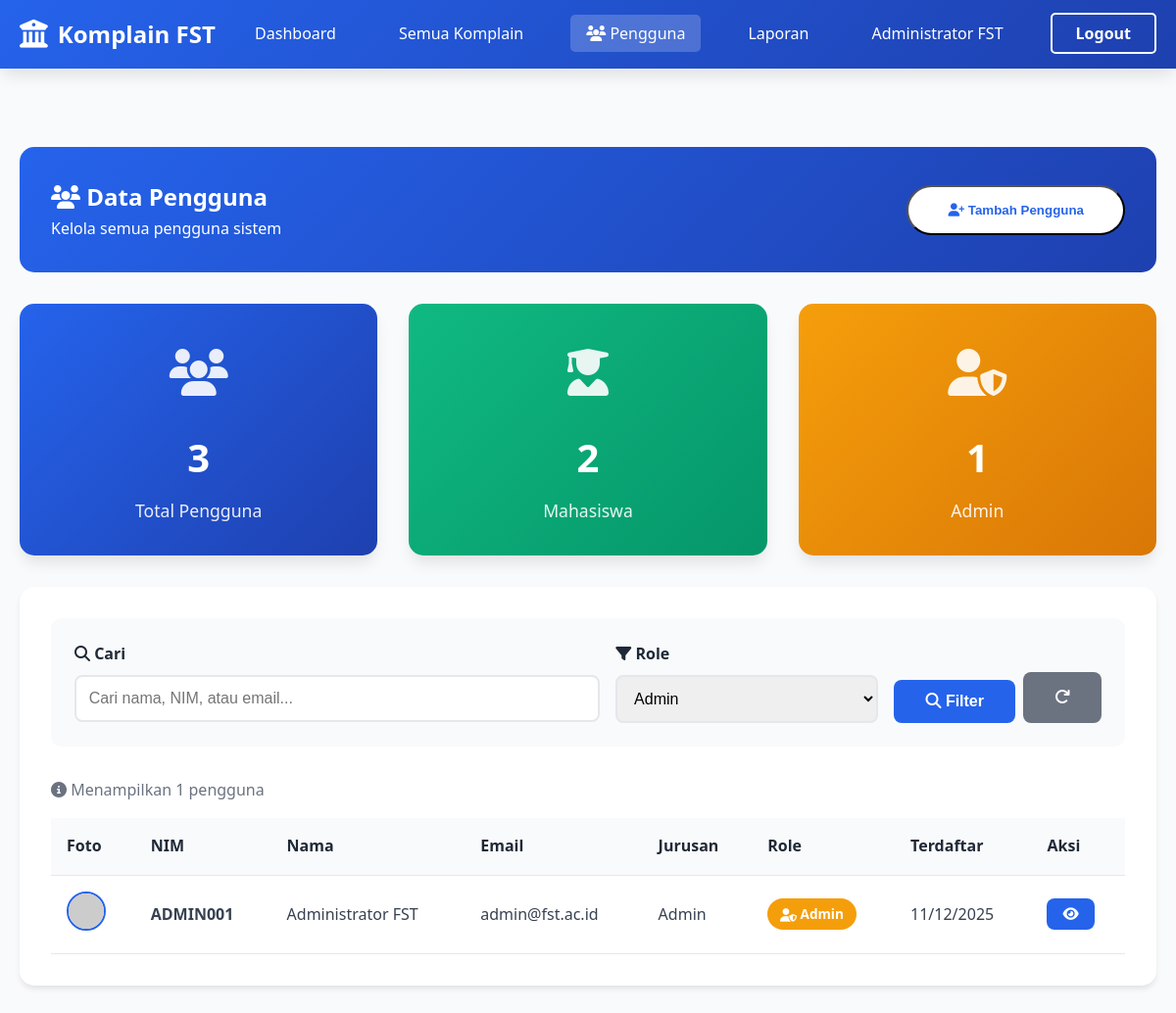
/pengguna.php?role=admin (signed in), run on the app's committed database.
### tables this page shows
CREATE TABLE IF NOT EXISTS users (
    id INT PRIMARY KEY AUTO_INCREMENT,
    nim VARCHAR(20) UNIQUE NOT NULL,
    nama VARCHAR(100) NOT NULL,
    email VARCHAR(100) UNIQUE NOT NULL,
    password VARCHAR(255) NOT NULL,
    jurusan VARCHAR(50) NOT NULL,
    no_telp VARCHAR(15),
    role ENUM('mahasiswa', 'admin') DEFAULT 'mahasiswa',
    foto_profil VARCHAR(255) DEFAULT 'default.jpg',
    created_at TIMESTAMP DEFAULT CURRENT_TIMESTAMP
);

### config.php (called while the page is built, shortened)
<?php
$conn = mysqli_connect(DB_HOST, DB_USER, DB_PASS, DB_NAME);
mysqli_set_charset($conn, "utf8mb4");
function clean($data) {
    global $conn;
    return mysqli_real_escape_string($conn, htmlspecialchars(trim($data)));
}
?>

### pengguna.php (the view, shortened to what this page needs)
<?php
require_once 'config.php';
$role_filter = isset($_GET['role']) ? clean($_GET['role']) : '';
$search = isset($_GET['search']) ? clean($_GET['search']) : '';
$query = "SELECT * FROM users WHERE 1=1";
if($role_filter) {
    $query .= " AND role='$role_filter'";
}
$query .= " ORDER BY created_at DESC";
$result = mysqli_query($conn, $query);
$total_users = mysqli_fetch_assoc(mysqli_query($conn, "SELECT COUNT(*) as total FROM users"))['total'];
$total_mahasiswa = mysqli_fetch_assoc(mysqli_query($conn, "SELECT COUNT(*) as total FROM users WHERE role='mahasiswa'"))['total'];
$total_admin = mysqli_fetch_assoc(mysqli_query($conn, "SELECT COUNT(*) as total FROM users WHERE role='admin'"))['total'];
?>
<!DOCTYPE html>
<html lang="id">
<head>
    <link rel="stylesheet" href="css/style.css">
    <link rel="stylesheet" href="https://cdnjs.cloudflare.com/ajax/libs/font-awesome/6.4.0/css/all.min.css">
</head>
<body>
    <nav class="navbar">
        <div class="container">
            <div class="nav-brand">
                <i class="fas fa-university"></i>
                <span>Komplain FST</span>
            </div>
            <ul class="nav-menu">
                <li><a href="dashboard.php">Dashboard</a></li>
                <li><a href="komplain-saya.php">Semua Komplain</a></li>
                <li><a href="pengguna.php" class="active"><i class="fas fa-users"></i> Pengguna</a></li>
                <li><a href="laporan.php">Laporan</a></li>
                <li><a href="profil.php"><?php echo $_SESSION['nama']; ?></a></li>
                <li><a href="logout.php" class="btn-nav-outline">Logout</a></li>
            </ul>
        </div>
    </nav>
    <section class="dashboard">
        <div class="container">
            <div class="dashboard-header">
                <div>
                    <h1><i class="fas fa-users"></i> Data Pengguna</h1>
                    <p>Kelola semua pengguna sistem</p>
                </div>
                <button onclick="document.getElementById('addUserModal').style.display='block'" class="btn-primary">
                    <i class="fas fa-user-plus"></i> Tambah Pengguna
                </button>
            </div>
            <div class="stats-grid" style="margin-bottom: 2rem; grid-template-columns: repeat(auto-fit, minmax(250px, 1fr));">
                <div class="stat-card">
                    <div class="stat-icon"><i class="fas fa-users"></i></div>
                    <h3 class="stat-number"><?php echo $total_users; ?></h3>
                    <p class="stat-label">Total Pengguna</p>
                </div>
                <div class="stat-card" style="background: linear-gradient(135deg, #10b981, #059669);">
                    <div class="stat-icon"><i class="fas fa-user-graduate"></i></div>
                    <h3 class="stat-number"><?php echo $total_mahasiswa; ?></h3>
                    <p class="stat-label">Mahasiswa</p>
                </div>
                <div class="stat-card" style="background: linear-gradient(135deg, #f59e0b, #d97706);">
                    <div class="stat-icon"><i class="fas fa-user-shield"></i></div>
                    <h3 class="stat-number"><?php echo $total_admin; ?></h3>
                    <p class="stat-label">Admin</p>
                </div>
            </div>
            <div class="card">
                <div style="padding: 1.5rem; background: #f9fafb; border-radius: 10px; margin-bottom: 2rem;">
                    <form method="GET" action="">
                        <div style="display: grid; grid-template-columns: 2fr 1fr auto; gap: 1rem;">
                            <div class="form-group" style="margin-bottom: 0;">
                                <label for="search"><i class="fas fa-search"></i> Cari</label>
                                <input type="text" id="search" name="search" class="form-control"
                                       placeholder="Cari nama, NIM, atau email..." value="<?php echo $search; ?>">
                            </div>
                            <div class="form-group" style="margin-bottom: 0;">
                                <label for="role"><i class="fas fa-filter"></i> Role</label>
                                <select id="role" name="role" class="form-control">
                                    <option value="admin" <?php echo $role_filter == 'admin' ? 'selected' : ''; ?>>Admin</option>
                                </select>
                            </div>
                            <div style="display: flex; gap: 0.5rem; align-items: end;">
                                <button type="submit" class="btn btn-primary-form">
                                    <i class="fas fa-search"></i> Filter
                                </button>
                                <a href="pengguna.php" class="btn" style="background: #6b7280; color: white;">
                                    <i class="fas fa-redo"></i>
                                </a>
                            </div>
                        </div>
                    </form>
                </div>
                <div style="padding: 0 0 1rem 0; color: #6b7280;">
                    <i class="fas fa-info-circle"></i>
                    Menampilkan <?php echo mysqli_num_rows($result); ?> pengguna
                </div>
                <?php if(mysqli_num_rows($result) > 0): ?>
                <div style="overflow-x: auto;">
                    <table class="table">
                        <thead>
                            <tr>
                                <th>Foto</th>
                                <th>NIM</th>
                                <th>Nama</th>
                                <th>Email</th>
                                <th>Jurusan</th>
                                <th>Role</th>
                                <th>Terdaftar</th>
                                <th>Aksi</th>
                            </tr>
                        </thead>
                        <tbody>
                            <?php while($user = mysqli_fetch_assoc($result)): ?>
                            <tr>
                                <td>
                                    <img src="https://ui-avatars.com/api/?name=<?php echo urlencode($user['nama']); ?>&size=40&background=2563eb&color=fff"
                                         style="width: 40px; height: 40px; border-radius: 50%; border: 2px solid var(--primary);">
                                </td>
                                <td><strong><?php echo $user['nim']; ?></strong></td>
                                <td><?php echo $user['nama']; ?></td>
                                <td><?php echo $user['email']; ?></td>
                                <td><?php echo $user['jurusan']; ?></td>
                                <td>
                                    <span class="badge" style="<?php echo $user['role'] == 'admin' ? 'background: #f59e0b; color: white;' : 'background: #10b981; color: white;'; ?>">
                                        <i class="fas fa-<?php echo $user['role'] == 'admin' ? 'user-shield' : 'user-graduate'; ?>"></i>
                                        <?php echo ucfirst($user['role']); ?>
                                    </span>
                                </td>
                                <td><?php echo date('d/m/Y', strtotime($user['created_at'])); ?></td>
                                <td>
                                    <div style="display: flex; gap: 0.5rem;">
                                        <button onclick="viewUser(<?php echo htmlspecialchars(json_encode($user)); ?>)"
                                                class="btn btn-primary-form" style="padding: 0.5rem 1rem; font-size: 0.9rem;">
                                            <i class="fas fa-eye"></i>
                                        </button>
                                    </div>
                                </td>
                            </tr>
                            <?php endwhile; ?>
                        </tbody>
                    </table>
                </div>
                <?php endif; ?>
            </div>
        </div>
    </section>
</body>
</html>

### css/style.css (style rules this page uses)
* { margin: 0; padding: 0; box-sizing: border-box; }
:root { --primary: #2563eb; --primary-dark: #1e40af; --secondary: #10b981; --danger: #ef4444; --warning: #f59e0b; --dark: #1f2937; --light: #f9fafb; --white: #ffffff; --text: #374151; --border: #e5e7eb; --shadow: 0 4px 6px -1px rgba(0, 0, 0, 0.1); --shadow-lg: 0 10px 15px -3px rgba(0, 0, 0, 0.1); }
body { font-family: 'Segoe UI', Tahoma, Geneva, Verdana, sans-serif; line-height: 1.6; color: var(--text); background: var(--light); }
.container { max-width: 1200px; margin: 0 auto; padding: 0 20px; }
.navbar { background: linear-gradient(135deg, var(--primary), var(--primary-dark)); color: var(--white); padding: 1rem 0; position: sticky; top: 0; z-index: 1000; box-shadow: var(--shadow-lg); }
.navbar .container { display: flex; justify-content: space-between; align-items: center; }
.nav-brand { display: flex; align-items: center; gap: 10px; font-size: 1.5rem; font-weight: bold; }
.nav-brand i { font-size: 1.8rem; }
.nav-menu { display: flex; list-style: none; gap: 2rem; align-items: center; }
.nav-menu a { color: var(--white); text-decoration: none; transition: all 0.3s; padding: 0.5rem 1rem; border-radius: 5px; }
.nav-menu a:hover, .nav-menu a.active { background: rgba(255, 255, 255, 0.2); }
.btn-nav-outline { border: 2px solid var(--white); padding: 0.5rem 1.5rem !important; border-radius: 25px; font-weight: 600; }
.btn-primary, .btn-secondary { padding: 1rem 2.5rem; border-radius: 30px; text-decoration: none; font-weight: 600; transition: all 0.3s; display: inline-block; }
.btn-primary { background: var(--white); color: var(--primary); }
.stats-grid { display: grid; grid-template-columns: repeat(auto-fit, minmax(250px, 1fr)); gap: 2rem; }
.stat-card { text-align: center; padding: 2rem; background: linear-gradient(135deg, var(--primary), var(--primary-dark)); color: var(--white); border-radius: 15px; box-shadow: var(--shadow-lg); transition: transform 0.3s; }
.stat-icon { font-size: 3rem; margin-bottom: 1rem; opacity: 0.9; }
.stat-number { font-size: 2.5rem; font-weight: bold; margin-bottom: 0.5rem; }
.stat-label { font-size: 1.1rem; opacity: 0.9; }
.form-group { margin-bottom: 1.5rem; }
.form-group label { display: block; margin-bottom: 0.5rem; color: var(--dark); font-weight: 600; }
.form-control { width: 100%; padding: 0.8rem; border: 2px solid var(--border); border-radius: 8px; font-size: 1rem; transition: 0.3s; }
.btn { padding: 0.8rem 2rem; border: none; border-radius: 8px; font-size: 1rem; font-weight: 600; cursor: pointer; transition: 0.3s; text-decoration: none; display: inline-block; }
.btn-primary-form { background: var(--primary); color: var(--white); }
.dashboard { padding: 80px 0; min-height: 100vh; }
.dashboard-header { background: linear-gradient(135deg, var(--primary), var(--primary-dark)); color: var(--white); padding: 2rem; border-radius: 15px; margin-bottom: 2rem; display: flex; justify-content: space-between; align-items: center; }
.card { background: var(--white); padding: 2rem; border-radius: 15px; box-shadow: var(--shadow); margin-bottom: 2rem; }
.table { width: 100%; border-collapse: collapse; }
.table th, .table td { padding: 1rem; text-align: left; border-bottom: 1px solid var(--border); }
.table th { background: var(--light); color: var(--dark); font-weight: 600; }
.badge { padding: 0.4rem 0.8rem; border-radius: 20px; font-size: 0.85rem; font-weight: 600; }

### data on the page
users: nim "ADMIN001", nama "Administrator FST", email "admin@fst.ac.id", jurusan "Admin", role "Admin", created_at "11/12/2025"

### other printed values
$_SESSION['nama'] "Administrator FST"
$total_users "3"
$total_mahasiswa "2"
$total_admin "1"
mysqli_num_rows($result) "1"
